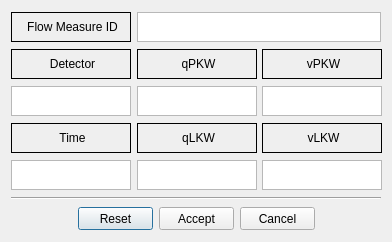
<?xml version="1.0" encoding="UTF-8"?>
<ui version="4.0">
 <class>flowMeasureItemDialog</class>
 <widget class="QDialog" name="flowMeasureItemDialog">
  <property name="geometry">
   <rect>
    <x>0</x>
    <y>0</y>
    <width>392</width>
    <height>242</height>
   </rect>
  </property>
  <property name="minimumSize">
   <size>
    <width>392</width>
    <height>242</height>
   </size>
  </property>
  <property name="maximumSize">
   <size>
    <width>392</width>
    <height>242</height>
   </size>
  </property>
  <property name="windowTitle">
   <string>Dialog</string>
  </property>
  <property name="modal">
   <bool>true</bool>
  </property>
  <layout class="QVBoxLayout" name="verticalLayout">
   <item>
    <layout class="QHBoxLayout" name="LayoutHorizontal1">
     <item>
      <widget class="QLabel" name="LabelID">
       <property name="minimumSize">
        <size>
         <width>120</width>
         <height>30</height>
        </size>
       </property>
       <property name="maximumSize">
        <size>
         <width>120</width>
         <height>30</height>
        </size>
       </property>
       <property name="frameShape">
        <enum>QFrame::Box</enum>
       </property>
       <property name="text">
        <string>&lt;html&gt;&lt;head/&gt;&lt;body&gt;&lt;p align=&quot;center&quot;&gt;Flow Measure ID&lt;/p&gt;&lt;/body&gt;&lt;/html&gt;</string>
       </property>
      </widget>
     </item>
     <item>
      <widget class="QTextEdit" name="TextID">
       <property name="minimumSize">
        <size>
         <width>0</width>
         <height>30</height>
        </size>
       </property>
       <property name="maximumSize">
        <size>
         <width>16777215</width>
         <height>30</height>
        </size>
       </property>
       <property name="verticalScrollBarPolicy">
        <enum>Qt::ScrollBarAlwaysOff</enum>
       </property>
       <property name="horizontalScrollBarPolicy">
        <enum>Qt::ScrollBarAlwaysOff</enum>
       </property>
       <property name="textInteractionFlags">
        <set>Qt::LinksAccessibleByKeyboard|Qt::LinksAccessibleByMouse|Qt::TextBrowserInteraction|Qt::TextEditable|Qt::TextEditorInteraction|Qt::TextSelectableByKeyboard|Qt::TextSelectableByMouse</set>
       </property>
      </widget>
     </item>
    </layout>
   </item>
   <item>
    <layout class="QHBoxLayout" name="horizontalLayout_6">
     <item>
      <widget class="QLabel" name="LabelDetector">
       <property name="minimumSize">
        <size>
         <width>120</width>
         <height>30</height>
        </size>
       </property>
       <property name="maximumSize">
        <size>
         <width>120</width>
         <height>30</height>
        </size>
       </property>
       <property name="frameShape">
        <enum>QFrame::Box</enum>
       </property>
       <property name="text">
        <string>&lt;html&gt;&lt;head/&gt;&lt;body&gt;&lt;p align=&quot;center&quot;&gt;Detector&lt;/p&gt;&lt;/body&gt;&lt;/html&gt;</string>
       </property>
      </widget>
     </item>
     <item>
      <widget class="QLabel" name="LabelQPKW">
       <property name="minimumSize">
        <size>
         <width>120</width>
         <height>30</height>
        </size>
       </property>
       <property name="maximumSize">
        <size>
         <width>120</width>
         <height>30</height>
        </size>
       </property>
       <property name="frameShape">
        <enum>QFrame::Box</enum>
       </property>
       <property name="text">
        <string>&lt;html&gt;&lt;head/&gt;&lt;body&gt;&lt;p align=&quot;center&quot;&gt;qPKW&lt;/p&gt;&lt;/body&gt;&lt;/html&gt;</string>
       </property>
      </widget>
     </item>
     <item>
      <widget class="QLabel" name="LabelVPKW">
       <property name="minimumSize">
        <size>
         <width>120</width>
         <height>30</height>
        </size>
       </property>
       <property name="maximumSize">
        <size>
         <width>120</width>
         <height>30</height>
        </size>
       </property>
       <property name="frameShape">
        <enum>QFrame::Box</enum>
       </property>
       <property name="text">
        <string>&lt;html&gt;&lt;head/&gt;&lt;body&gt;&lt;p align=&quot;center&quot;&gt;vPKW&lt;/p&gt;&lt;/body&gt;&lt;/html&gt;</string>
       </property>
      </widget>
     </item>
    </layout>
   </item>
   <item>
    <layout class="QHBoxLayout" name="horizontalLayout_5">
     <item>
      <widget class="QTextEdit" name="TextDetector">
       <property name="minimumSize">
        <size>
         <width>120</width>
         <height>30</height>
        </size>
       </property>
       <property name="maximumSize">
        <size>
         <width>120</width>
         <height>30</height>
        </size>
       </property>
       <property name="verticalScrollBarPolicy">
        <enum>Qt::ScrollBarAlwaysOff</enum>
       </property>
       <property name="horizontalScrollBarPolicy">
        <enum>Qt::ScrollBarAlwaysOff</enum>
       </property>
       <property name="textInteractionFlags">
        <set>Qt::LinksAccessibleByKeyboard|Qt::LinksAccessibleByMouse|Qt::TextBrowserInteraction|Qt::TextEditable|Qt::TextEditorInteraction|Qt::TextSelectableByKeyboard|Qt::TextSelectableByMouse</set>
       </property>
      </widget>
     </item>
     <item>
      <widget class="QTextEdit" name="TextQPKW">
       <property name="minimumSize">
        <size>
         <width>120</width>
         <height>30</height>
        </size>
       </property>
       <property name="maximumSize">
        <size>
         <width>120</width>
         <height>30</height>
        </size>
       </property>
       <property name="verticalScrollBarPolicy">
        <enum>Qt::ScrollBarAlwaysOff</enum>
       </property>
       <property name="horizontalScrollBarPolicy">
        <enum>Qt::ScrollBarAlwaysOff</enum>
       </property>
       <property name="textInteractionFlags">
        <set>Qt::LinksAccessibleByKeyboard|Qt::LinksAccessibleByMouse|Qt::TextBrowserInteraction|Qt::TextEditable|Qt::TextEditorInteraction|Qt::TextSelectableByKeyboard|Qt::TextSelectableByMouse</set>
       </property>
      </widget>
     </item>
     <item>
      <widget class="QTextEdit" name="TextVPKW">
       <property name="minimumSize">
        <size>
         <width>120</width>
         <height>30</height>
        </size>
       </property>
       <property name="maximumSize">
        <size>
         <width>120</width>
         <height>30</height>
        </size>
       </property>
       <property name="verticalScrollBarPolicy">
        <enum>Qt::ScrollBarAlwaysOff</enum>
       </property>
       <property name="horizontalScrollBarPolicy">
        <enum>Qt::ScrollBarAlwaysOff</enum>
       </property>
       <property name="textInteractionFlags">
        <set>Qt::LinksAccessibleByKeyboard|Qt::LinksAccessibleByMouse|Qt::TextBrowserInteraction|Qt::TextEditable|Qt::TextEditorInteraction|Qt::TextSelectableByKeyboard|Qt::TextSelectableByMouse</set>
       </property>
      </widget>
     </item>
    </layout>
   </item>
   <item>
    <layout class="QHBoxLayout" name="horizontalLayout_2">
     <item>
      <widget class="QLabel" name="LabelTime">
       <property name="minimumSize">
        <size>
         <width>120</width>
         <height>30</height>
        </size>
       </property>
       <property name="maximumSize">
        <size>
         <width>120</width>
         <height>30</height>
        </size>
       </property>
       <property name="frameShape">
        <enum>QFrame::Box</enum>
       </property>
       <property name="text">
        <string>&lt;html&gt;&lt;head/&gt;&lt;body&gt;&lt;p align=&quot;center&quot;&gt;Time&lt;/p&gt;&lt;/body&gt;&lt;/html&gt;</string>
       </property>
      </widget>
     </item>
     <item>
      <widget class="QLabel" name="LabelQLKW">
       <property name="minimumSize">
        <size>
         <width>120</width>
         <height>30</height>
        </size>
       </property>
       <property name="maximumSize">
        <size>
         <width>120</width>
         <height>30</height>
        </size>
       </property>
       <property name="frameShape">
        <enum>QFrame::Box</enum>
       </property>
       <property name="text">
        <string>&lt;html&gt;&lt;head/&gt;&lt;body&gt;&lt;p align=&quot;center&quot;&gt;qLKW&lt;/p&gt;&lt;/body&gt;&lt;/html&gt;</string>
       </property>
      </widget>
     </item>
     <item>
      <widget class="QLabel" name="LabelVLKW">
       <property name="minimumSize">
        <size>
         <width>120</width>
         <height>30</height>
        </size>
       </property>
       <property name="maximumSize">
        <size>
         <width>120</width>
         <height>30</height>
        </size>
       </property>
       <property name="frameShape">
        <enum>QFrame::Box</enum>
       </property>
       <property name="text">
        <string>&lt;html&gt;&lt;head/&gt;&lt;body&gt;&lt;p align=&quot;center&quot;&gt;vLKW&lt;/p&gt;&lt;/body&gt;&lt;/html&gt;</string>
       </property>
      </widget>
     </item>
    </layout>
   </item>
   <item>
    <layout class="QHBoxLayout" name="horizontalLayout">
     <item>
      <widget class="QTextEdit" name="TextTime">
       <property name="minimumSize">
        <size>
         <width>120</width>
         <height>30</height>
        </size>
       </property>
       <property name="maximumSize">
        <size>
         <width>120</width>
         <height>30</height>
        </size>
       </property>
       <property name="verticalScrollBarPolicy">
        <enum>Qt::ScrollBarAlwaysOff</enum>
       </property>
       <property name="horizontalScrollBarPolicy">
        <enum>Qt::ScrollBarAlwaysOff</enum>
       </property>
       <property name="textInteractionFlags">
        <set>Qt::LinksAccessibleByKeyboard|Qt::LinksAccessibleByMouse|Qt::TextBrowserInteraction|Qt::TextEditable|Qt::TextEditorInteraction|Qt::TextSelectableByKeyboard|Qt::TextSelectableByMouse</set>
       </property>
      </widget>
     </item>
     <item>
      <widget class="QTextEdit" name="TextQLKW">
       <property name="minimumSize">
        <size>
         <width>120</width>
         <height>30</height>
        </size>
       </property>
       <property name="maximumSize">
        <size>
         <width>120</width>
         <height>30</height>
        </size>
       </property>
       <property name="verticalScrollBarPolicy">
        <enum>Qt::ScrollBarAlwaysOff</enum>
       </property>
       <property name="horizontalScrollBarPolicy">
        <enum>Qt::ScrollBarAlwaysOff</enum>
       </property>
       <property name="textInteractionFlags">
        <set>Qt::LinksAccessibleByKeyboard|Qt::LinksAccessibleByMouse|Qt::TextBrowserInteraction|Qt::TextEditable|Qt::TextEditorInteraction|Qt::TextSelectableByKeyboard|Qt::TextSelectableByMouse</set>
       </property>
      </widget>
     </item>
     <item>
      <widget class="QTextEdit" name="TextVLKW">
       <property name="minimumSize">
        <size>
         <width>120</width>
         <height>30</height>
        </size>
       </property>
       <property name="maximumSize">
        <size>
         <width>120</width>
         <height>30</height>
        </size>
       </property>
       <property name="verticalScrollBarPolicy">
        <enum>Qt::ScrollBarAlwaysOff</enum>
       </property>
       <property name="horizontalScrollBarPolicy">
        <enum>Qt::ScrollBarAlwaysOff</enum>
       </property>
       <property name="textInteractionFlags">
        <set>Qt::LinksAccessibleByKeyboard|Qt::LinksAccessibleByMouse|Qt::TextBrowserInteraction|Qt::TextEditable|Qt::TextEditorInteraction|Qt::TextSelectableByKeyboard|Qt::TextSelectableByMouse</set>
       </property>
      </widget>
     </item>
    </layout>
   </item>
   <item>
    <widget class="Line" name="line">
     <property name="orientation">
      <enum>Qt::Horizontal</enum>
     </property>
    </widget>
   </item>
   <item>
    <layout class="QHBoxLayout" name="LayoutButtons">
     <item>
      <spacer name="horizontalSpacer1">
       <property name="orientation">
        <enum>Qt::Horizontal</enum>
       </property>
       <property name="sizeHint" stdset="0">
        <size>
         <width>40</width>
         <height>20</height>
        </size>
       </property>
      </spacer>
     </item>
     <item>
      <widget class="QPushButton" name="ButtonReset">
       <property name="minimumSize">
        <size>
         <width>75</width>
         <height>23</height>
        </size>
       </property>
       <property name="maximumSize">
        <size>
         <width>75</width>
         <height>23</height>
        </size>
       </property>
       <property name="sizeIncrement">
        <size>
         <width>0</width>
         <height>0</height>
        </size>
       </property>
       <property name="text">
        <string>Reset</string>
       </property>
       <property name="icon">
        <iconset resource="../../../resources/eNetEditorResources.qrc">
         <normaloff>:/main/reset.ico</normaloff>:/main/reset.ico</iconset>
       </property>
      </widget>
     </item>
     <item>
      <widget class="QPushButton" name="ButtonAccept">
       <property name="minimumSize">
        <size>
         <width>75</width>
         <height>23</height>
        </size>
       </property>
       <property name="maximumSize">
        <size>
         <width>75</width>
         <height>23</height>
        </size>
       </property>
       <property name="text">
        <string>Accept</string>
       </property>
       <property name="icon">
        <iconset resource="../../../resources/eNetEditorResources.qrc">
         <normaloff>:/main/accept.ico</normaloff>:/main/accept.ico</iconset>
       </property>
      </widget>
     </item>
     <item>
      <widget class="QPushButton" name="ButtonCancel">
       <property name="minimumSize">
        <size>
         <width>75</width>
         <height>23</height>
        </size>
       </property>
       <property name="maximumSize">
        <size>
         <width>75</width>
         <height>23</height>
        </size>
       </property>
       <property name="text">
        <string>Cancel</string>
       </property>
       <property name="icon">
        <iconset resource="../../../resources/eNetEditorResources.qrc">
         <normaloff>:/main/cancel.ico</normaloff>:/main/cancel.ico</iconset>
       </property>
      </widget>
     </item>
     <item>
      <spacer name="horizontalSpacer2">
       <property name="orientation">
        <enum>Qt::Horizontal</enum>
       </property>
       <property name="sizeHint" stdset="0">
        <size>
         <width>40</width>
         <height>20</height>
        </size>
       </property>
      </spacer>
     </item>
    </layout>
   </item>
  </layout>
 </widget>
 <resources>
  <include location="../../../resources/eNetEditorResources.qrc"/>
 </resources>
 <connections/>
</ui>
